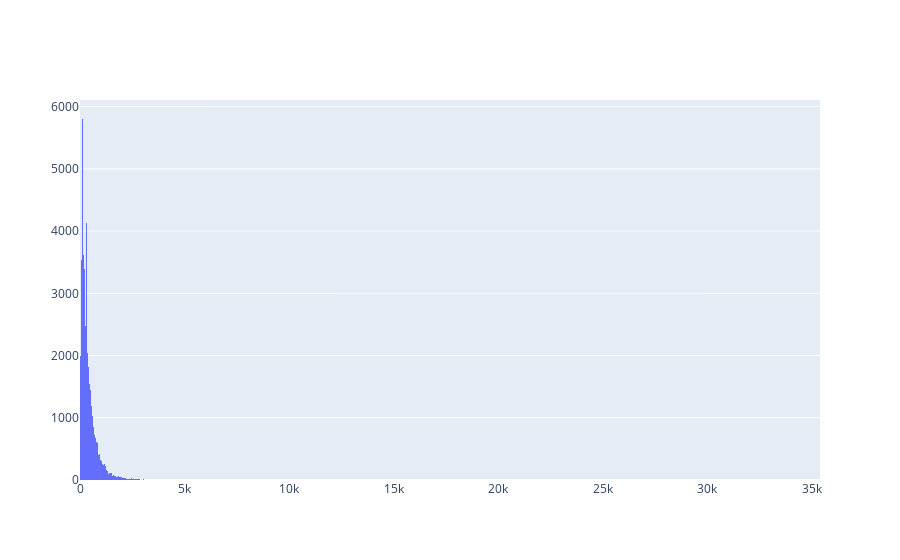

Source (notebook cell):
### Code cell
protein.seq.str.len()
fig = go.Figure()
fig.add_trace(go.Histogram(x = protein.seq.str.len()))
fig.show()

### Figure 1 — Plotly figure (JSON) as saved in the notebook; plotly's stock layout.template omitted (floating-point values rounded to 4 significant figures; data arrays with more than 128 entries replaced by an {"elided": "..."} marker saying what was removed)
{"data": [{"type": "histogram", "x": {"elided": "94786 int values"}}], "layout": {}}
